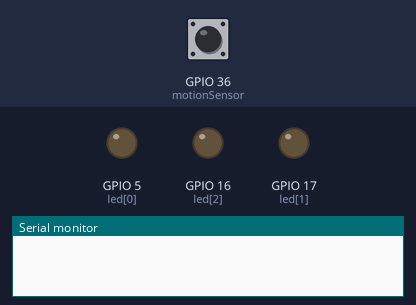
Recording of a sketch running on a simulated ESP32. Shown: output pins drawn as LEDs (lit = HIGH), the last lines printed to the serial monitor. The test bench sets the inputs (shaded band); at power-on: GPIO 36 (motionSensor) HIGH.

Above: at 1.2 s.
1.3 s: GPIO 36 (motionSensor) pulsed LOW 5 times (0.12 s each, 0.3 s apart)
At 1.57 s:
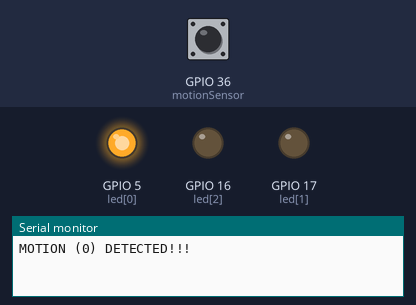
At 2.7 s:
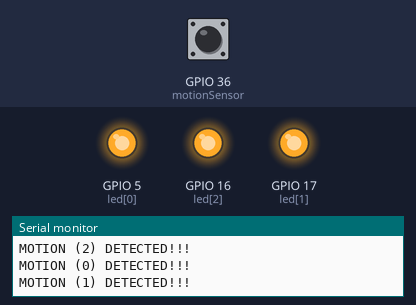
Timing chart, 0 to 23.8 s (numbered marks = the images above; inputs shaded):
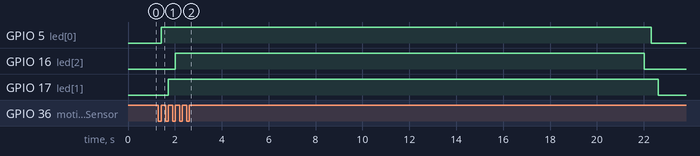

The sketch:

IoT05-c.ino
```cpp
// choi++20201005 IoT05-Step C
// 1. Prepare 3 LEDs, led1, led2, led3 on GPIO 5, 17, 16
// 2. Connect PIR sensor.. VIN, GND, GPIO 36
// 3. every time when PIR detected, turn on each LED one by one
// 4. each LED kept on for 20sec

#define timeSeconds 20

// Set GPIOs for LED and PIR Motion Sensor
int led[3] = {5, 17, 16};
const int motionSensor = 36;

// Timer: Auxiliary variables
unsigned long now = millis();
unsigned long lastTrigger[3] = {0, 0, 0};
boolean startTimer[3] = {false, false, false};

// Checks if motion was detected, sets LED HIGH and starts a timer
void IRAM_ATTR detectsMovement() {
        static int id = 0;
        Serial.println("MOTION (" + String(id) + ") DETECTED!!!");
        digitalWrite(led[id], HIGH);
        startTimer[id] = true;
        lastTrigger[id] = millis();
        id = (++id >= 3) ? 0 : id;
}

void setup() {
// Serial port for debugging purposes
        Serial.begin(115200);
// PIR Motion Sensor mode INPUT_PULLUP
        pinMode(motionSensor, INPUT_PULLUP);
// Set motionSensor pin as interrupt, assign interrupt function and set RISING mode
        attachInterrupt(digitalPinToInterrupt(motionSensor), detectsMovement, RISING);
// Set LED to LOW
        for (int i=0; i<3; i++) {
            pinMode(led[i], OUTPUT);
            digitalWrite(led[i], LOW);
        }
}

void loop() {
// Current time
        now = millis();
        // Turn off the LED after the number of seconds defined in the timeSeconds variable
        for (int i=0; i<3; i++) {
            if (startTimer[i] && (now - lastTrigger[i] > (timeSeconds*1000))) {
                    Serial.println("Motion (" + String(i) + ") stopped...");
                    digitalWrite(led[i], LOW);
                    startTimer[i] = false;
            }
        }
}
```

Measured:
- after the input at 1.3 s, GPIO 5 (led[0]): LOW → HIGH after 0.12 s, → LOW 20.9 s later; GPIO 16 (led[2]): LOW → HIGH after 0.72 s, → LOW 20.0 s later; GPIO 17 (led[1]): LOW → HIGH after 0.42 s, → LOW 20.9 s later
